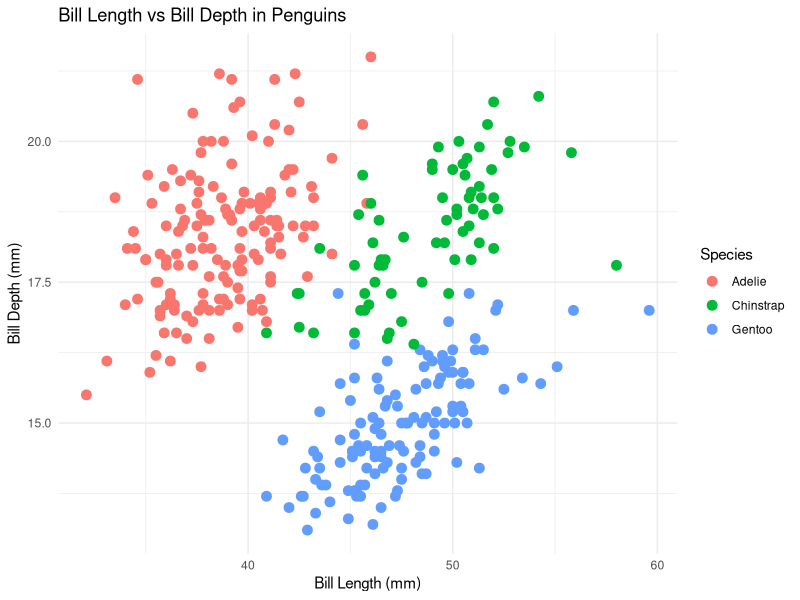
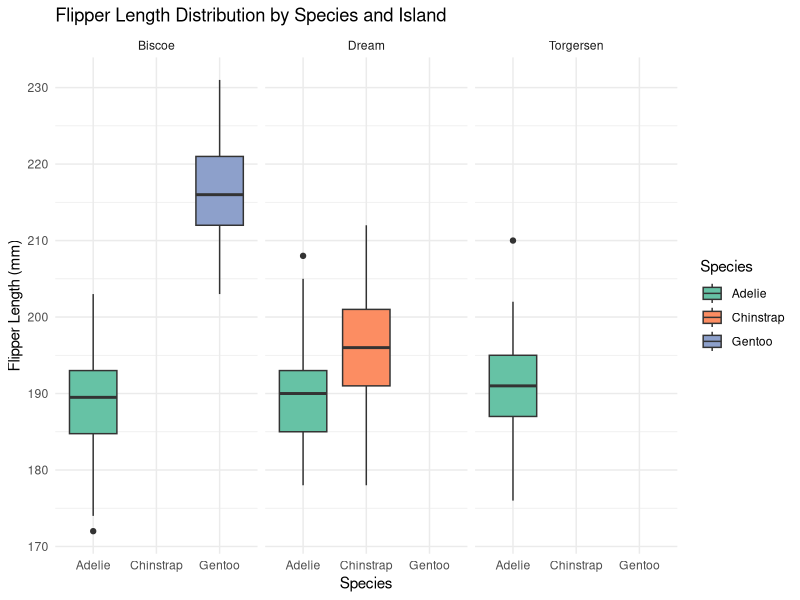

Write R code to recreate these figures, in order. (Note: this script raises an error after producing the figures.)
## ---- chunk 1
1 + 1
## ---- chunk 2
#| echo: false
2 * 2
## ---- chunk 3
# Load tidyverse and palmerpenguins libraries
  
## ---- chunk 4
library(tidyverse)
library(palmerpenguins)
## ---- chunk 5
# Create a ggplot scatter plot using the penguins dataset.
# Plot bill_length_mm on the x-axis and bill_depth_mm on the y-axis.
# Color points by species and use geom_point with size 3.
# Add a minimal theme and clean labels.
ggplot(data = penguins, aes(x = bill_length_mm, y = bill_depth_mm, color = species)) +
  geom_point(size = 3) +
  theme_minimal() +
  labs(
    title = "Bill Length vs Bill Depth in Penguins",
    x = "Bill Length (mm)",
    y = "Bill Depth (mm)",
    color = "Species"
  )
## ---- chunk 6
# Create a boxplot using the penguins dataset.
# Compare flipper_length_mm across different species.
# Facet the plot by island.
# Use a custom colour palette and theme_minimal().
ggplot(data = penguins, aes(x = species, y = flipper_length_mm, fill = species)) +
  geom_boxplot() +
  facet_wrap(~ island) +
  scale_fill_brewer(palette = "Set2") +
  theme_minimal() +
  labs(
    title = "Flipper Length Distribution by Species and Island",
    x = "Species",
    y = "Flipper Length (mm)",
    fill = "Species"
  )
## ---- chunk 7
## GitHub Copilot Reflection

##I used GitHub Copilot to generate two visualisations using the Palmer Penguins dataset: a scatterplot comparing bill length and bill depth, and a boxplot comparing flipper length across species and islands.

##I reviewed the generated code, executed both plots, and checked that the visualisations displayed correctly. This demonstrated how AI-assisted coding can support data exploration while still requiring human verification.
## ---- chunk 8
sst <- 30.2

if (sst > 29.5) {
  print("Warning: Marine heatwave threshold exceeded!")
} else {
  print("SST remains within baseline parameters.")
}
## ---- chunk 9
coral_monitoring <- tibble(
  site = c("Site_A", "Site_B", "Site_C"),
  depth_m = c(12, 35, 8)
)

coral_monitoring <- coral_monitoring %>%
  mutate(
    zone = if_else(depth_m > 30, "Deep Reef", "Shallow Reef")
  )

print(coral_monitoring)
## ---- chunk 10
coral_monitoring <- coral_monitoring %>%
  mutate(
    zone = case_when(
      depth_m < 10 ~ "Lagoon/Flats",
      depth_m <= 30 ~ "Crest/Slope",
      depth_m > 30 ~ "Mesophotic/Deep",
      TRUE ~ "Unclassified"
    )
  )

print(coral_monitoring)
## ---- chunk 11
marine_stations <- tibble(
  station = c("A", "B", "C", "D"),
  salinity = c(35, 28, 32, 12)
)

marine_stations <- marine_stations %>%
  mutate(
    environment_type = case_when(
      salinity < 15 ~ "Estuarine",
      salinity <= 30 ~ "Brackish",
      salinity > 30 ~ "Marine"
    )
  )

print(marine_stations)
## ---- chunk 12
for (year in 2020:2024) {
  print(paste("Monitoring year:", year))
}
## ---- chunk 13
transect_lengths <- c(50, 100, 25, 75)

for (i in seq_along(transect_lengths)) {
  print(paste(
    "Transect", i,
    "length:", transect_lengths[i], "metres"
  ))
}
## ---- chunk 14
library(purrr)

site_areas <- c(144, 400, 625)

site_lengths <- map_dbl(site_areas, sqrt)

print(site_lengths)
## ---- chunk 15
iris %>%
  split(.$Species) %>%
  map(~ summary(.x))
## ---- chunk 16
fish_counts <- list(
  Site_A = c(12, 15, 18),
  Site_B = c(8, 10, 12),
  Site_C = c(20, 25, 30)
)

for (site in names(fish_counts)) {
  print(paste(site, "Mean:", mean(fish_counts[[site]])))
}

map_dbl(fish_counts, mean)
## ---- chunk 17
calculate_coral_mortality <- function(initial_count, surviving_count) {
  if (initial_count <= 0) {
    stop("Initial count must be greater than zero.")
  }

  mortality <- (initial_count - surviving_count) / initial_count
  return(mortality)
}

calculate_coral_mortality(120, 84)
## ---- chunk 18
convert_temp_c_to_f <- function(temp_c) {
  if (temp_c < -273.15) {
    stop("Temperature cannot be below absolute zero.")
  }

  temp_f <- (temp_c * 9/5) + 32
  return(temp_f)
}

convert_temp_c_to_f(25)
## ---- chunk 19
#| error: true
convert_temp_c_to_f(-300)
## ---- chunk 20
fish_counts <- c(15, 24, 8, 42)
scaling_factors <- c(1.2, 0.8, 2.5, 1.1)

scaled_abundance <- purrr::map2_dbl(
  fish_counts,
  scaling_factors,
  ~ .x * .y
)

print(scaled_abundance)
## ---- chunk 21
